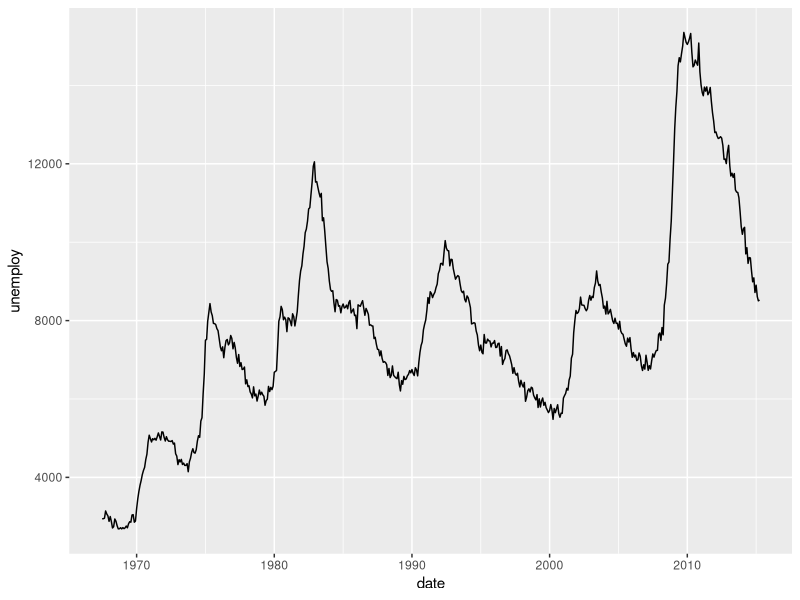
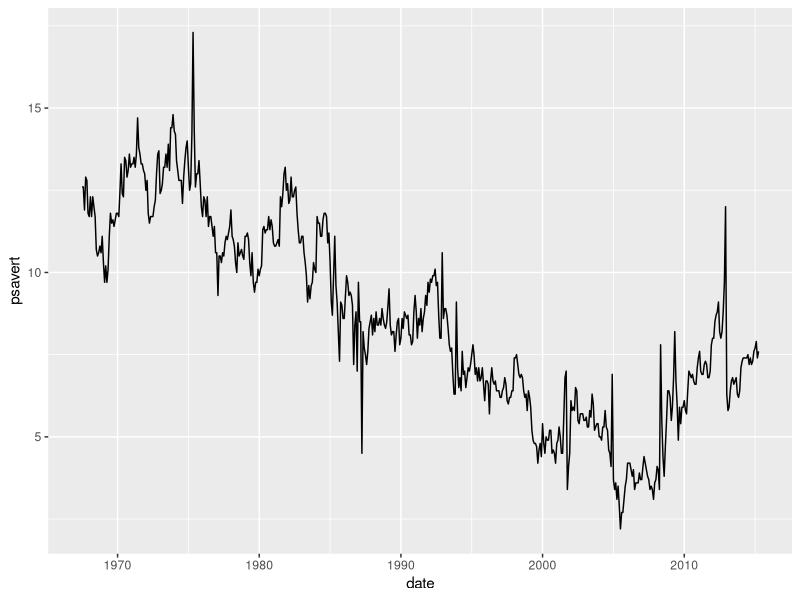

Write the R code that produced these figures, in order.
library(ggplot2)

econ <- as.data.frame(ggplot2::economics)

# x축 - date(시간), y축 - unemploy(실업자 수)
ggplot(data = econ, aes(x=date,y=unemploy)) + geom_line()

ggplot(data = econ, aes(x=date,y=psavert)) + geom_line()
